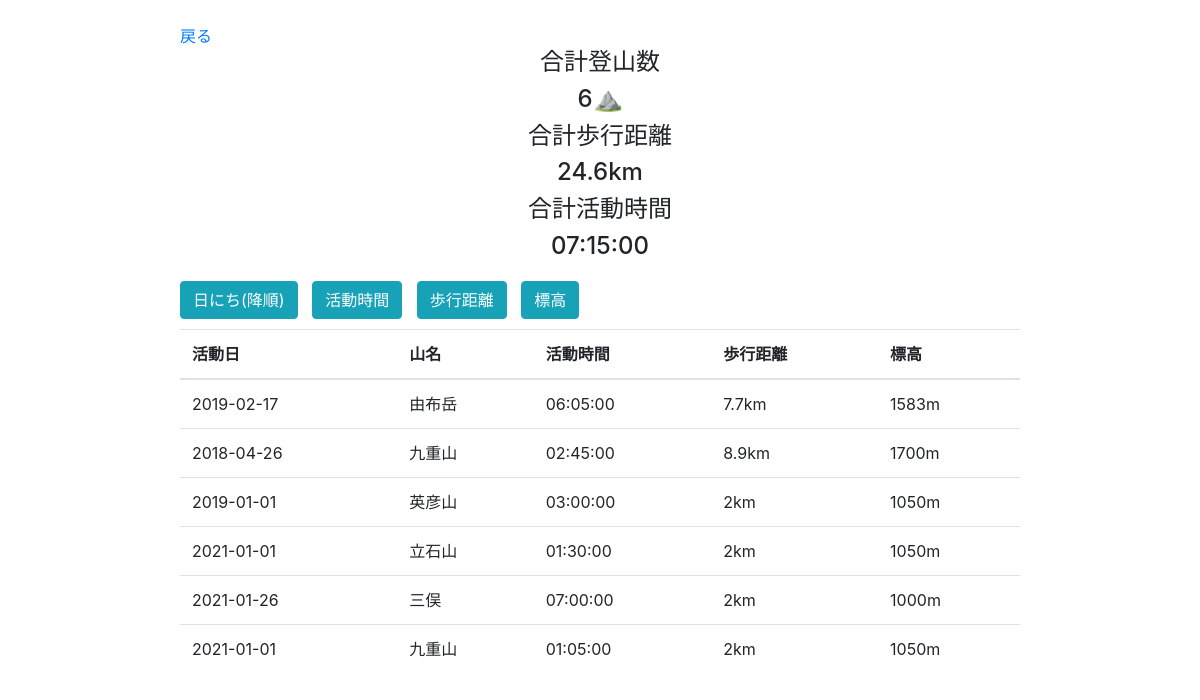
The page /data.php (signed in) on the database its author committed.
### tables this page shows
CREATE TABLE `tozan_record_table` (
  `image_id` int(11) NOT NULL,
  `image_name` varchar(256) NOT NULL,
  `created_at` datetime NOT NULL,
  `name` varchar(255) NOT NULL,
  `date` date DEFAULT NULL,
  `time` time NOT NULL,
  `distance` int(11) NOT NULL,
  `maximumAltitude` int(11) NOT NULL
);

### data.php (the view, shortened to what this page needs)
<?php
$pdo = connect_to_db();
$sql = 'SELECT * FROM tozan_record_table';
$stmt = $pdo->prepare($sql);
$status = $stmt->execute();
if ($status == false) {
  $error = $stmt->errorInfo();
  exit('sqlError:' . $error[2]);
} else {
  $result = $stmt->fetchAll(PDO::FETCH_ASSOC);
  $output = "";
  foreach ($result as $record) {
    $output .= "<tr>";
    $output .= "<td>{$record["date"]}</td>";
    $output .= "<td>{$record["name"]}</td>";
    $output .= "<td>{$record["time"]}</td>";
    $output .= "<td>".$record["distance"]/1000 ."km</td>";
    $output .= "<td>{$record["maximumAltitude"]}m</td>";
    $output .= "</tr>";
  }
}
$sql = 'SELECT  SUM(distance) FROM tozan_record_table';
$stmt = $pdo->prepare($sql);
$status = $stmt->execute();
$result = $stmt->fetchAll(PDO::FETCH_ASSOC);
foreach ($result as $record) {
  $totalDistance = $record['SUM(distance)'];
}
$sql = 'SELECT  COUNT(*) FROM tozan_record_table';
$stmt = $pdo->prepare($sql);
$status = $stmt->execute();
$result = $stmt->fetchAll(PDO::FETCH_ASSOC);
foreach ($result as $record) {
  $totalRecord = $record['COUNT(*)'];
}
$sql = 'SELECT
    -- SUM( time_to_sec(time)) as total_sec,
    -- SEC_TO_TIME()秒を「HH:MM:SS」形式に変換します
    -- TIME_TO_SEC()秒に変換された引数を返します
    SEC_TO_TIME(SUM( TIME_TO_SEC(time))) as total_time
from
    images';
$stmt = $pdo->prepare($sql);
$status = $stmt->execute();
$result = $stmt->fetchAll(PDO::FETCH_ASSOC);
foreach ($result as $record) {
  $totalTime = $record['total_time'];
}
?>
<!DOCTYPE html>
<html lang="ja">
<head>
  <link rel="stylesheet" href="https://stackpath.bootstrapcdn.com/bootstrap/4.3.1/css/bootstrap.min.css">
  <link rel="stylesheet" href="https://use.fontawesome.com/releases/v5.7.2/css/all.css">
</head>
<body style="width: 70%; margin: 0 auto;">
  <br>
  <a href="input.php">戻る</a>
  <div class="record">
    <h4>合計登山数</h4>
    <h4> <?= $totalRecord; ?>⛰</h4>
    <h4>合計歩行距離 </h4>
    <h4> <?= $totalDistance / 1000; ?>km</h4>
    <h4>合計活動時間 </h4>
    <h4> <?= $totalTime  ?></h4>
  </div>
      <table class="table">
        <div class="sort-button">
          <form action="data.php" method="post">
            <button type="submit" name="sort-date" class="btn btn-info" style="margin-right: 10px;">日にち(降順)</button>
            <button type="submit" name="sort-time" class="btn btn-info" style="margin-right: 10px;">活動時間</button>
            <button type="submit" name="sort-distance" class="btn btn-info" style="margin-right: 10px;">歩行距離</button>
            <button type="submit" name="sort-elevation" class="btn btn-info" style="margin-right: 10px;">標高</button>
          </form>
        </div>
        <thead>
          <tr>
            <th scope="col">活動日</th>
            <th scope="col">山名</th>
            <th scope="col">活動時間</th>
            <th scope="col">歩行距離</th>
            <th scope="col">標高</th>
          </tr>
        </thead>
        <tbody>
          <?= $output ?>
        </tbody>
      </table>
</body>
</html>

### data.php (style rules this page uses)
.record { text-align: center; margin-bottom: 20px; }
.sort-button { margin-bottom: 10px; }

### rows shown on the page
tozan_record_table: date "2019-02-17", name "由布岳", time "06:05:00", $record['distance']/1000 "7.7", maximumAltitude "1583"
tozan_record_table: date "2018-04-26", name "九重山", time "02:45:00", $record['distance']/1000 "8.9", maximumAltitude "1700"
tozan_record_table: date "2019-01-01", name "英彦山", time "03:00:00", $record['distance']/1000 "2", maximumAltitude "1050"
tozan_record_table: date "2021-01-01", name "立石山", time "01:30:00", $record['distance']/1000 "2", maximumAltitude "1050"
tozan_record_table: date "2021-01-26", name "三俣", time "07:00:00", $record['distance']/1000 "2", maximumAltitude "1000"
tozan_record_table: date "2021-01-01", name "九重山", time "01:05:00", $record['distance']/1000 "2", maximumAltitude "1050"

### other values the page prints
$totalRecord "6"
$totalDistance / 1000 "24.6"
$totalTime "07:15:00"
